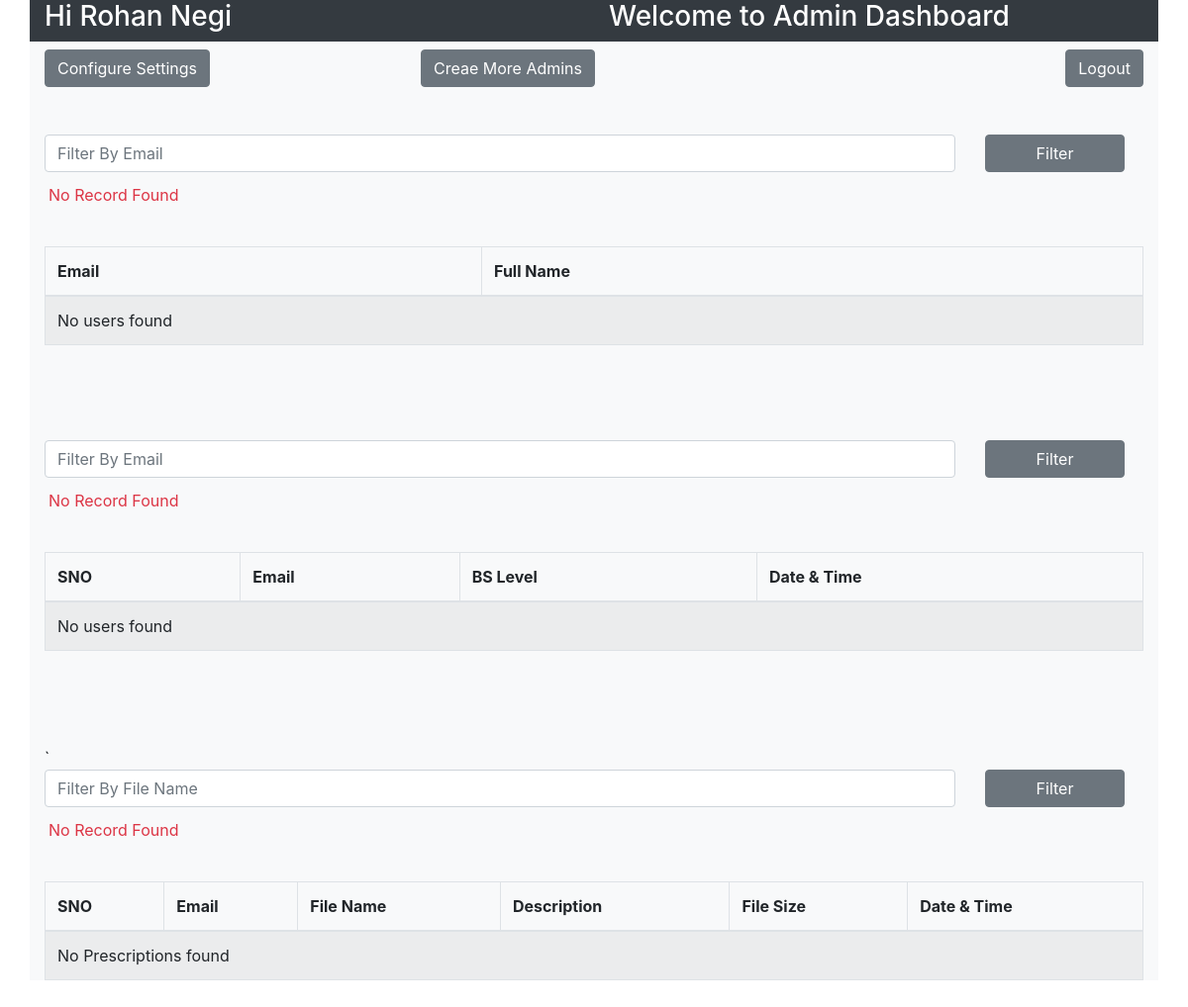
The page /admin.php (signed in) on the database as committed earlier.
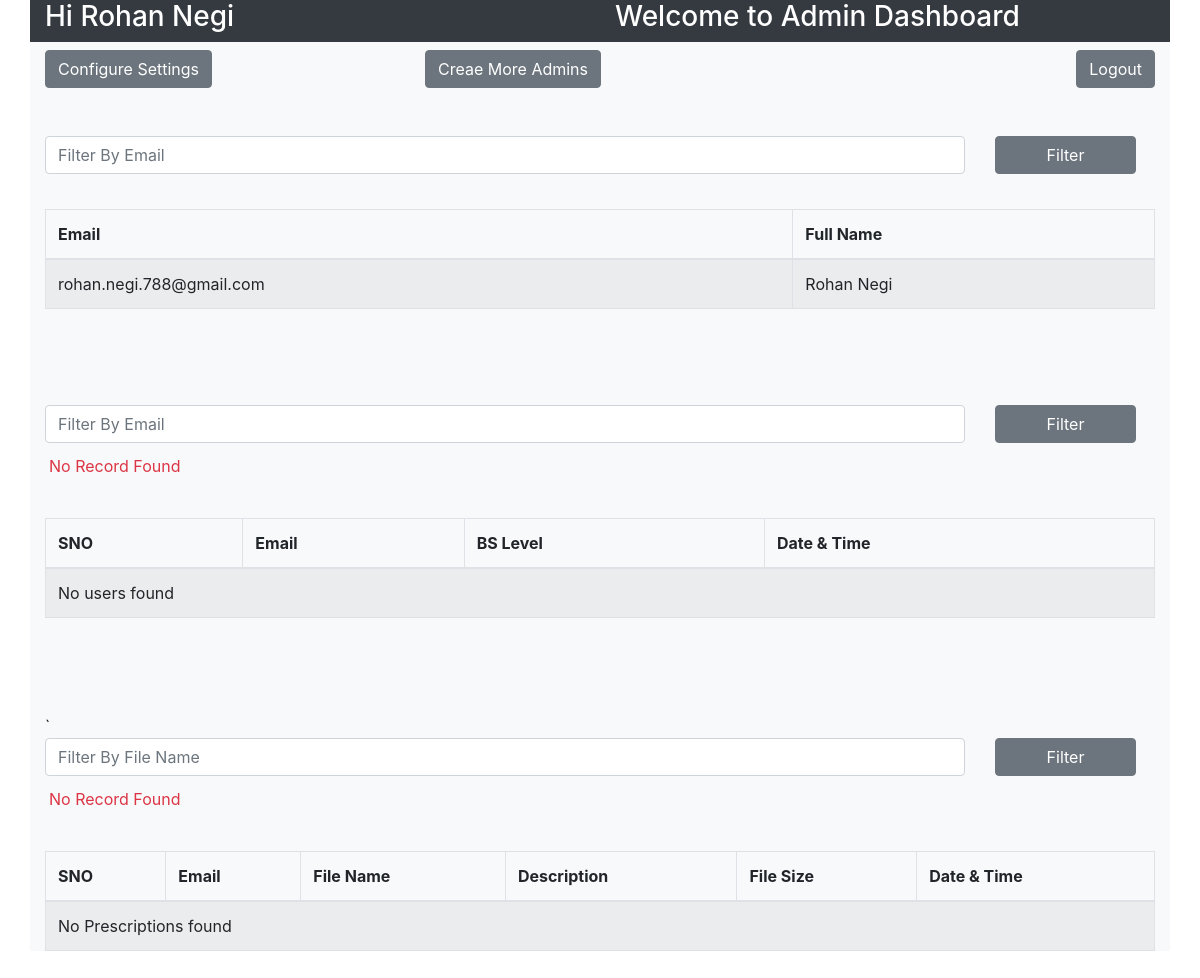
The same page on the database as committed later.
### tables this page shows
CREATE TABLE `users` (
  `id` int(100) NOT NULL,
  `email` varchar(255) DEFAULT NULL,
  `email_verified` tinyint(2) DEFAULT NULL,
  `full_name` varchar(255) DEFAULT NULL,
  `role` varchar(10) DEFAULT NULL,
  `token` varchar(255) DEFAULT NULL,
  `password` varchar(255) DEFAULT NULL,
  `created_at` timestamp NOT NULL DEFAULT current_timestamp() ON UPDATE current_timestamp()
);

### controller/adminController.php (called while the page is built, shortened)
<?php
    require('dbConfig.php');
    if(isset($_GET['filter_users'])){
        $search = $_GET['search'];
        if(!empty($search)){
            $search_sql = "select email,full_name from users where email like '%$search%' and role='user';";
            $users_result = mysqli_query($con,$search_sql);
        }
        else{
            $search_sql = "select email,full_name from users where role='user';";
            $users_result = mysqli_query($con,$search_sql);
        }
    }
    else{
        $search_sql = "select email,full_name from users where role='user';;";
        $users_result = mysqli_query($con,$search_sql);
    }
    if(isset($_GET['filter_bs'])){
        $search = $_GET['bs_search'];
        if(!empty($search)){
            $search_sql = "SELECT u.email,b.id,b.bs_level,b.created_at FROM `blood_sugar` as b JOIN users as u on b.user_id=u.id where u.email like '%$search%';";
            $bs_result = mysqli_query($con,$search_sql);
        }
        else{
            $search_sql = "SELECT u.email,b.id,b.bs_level,b.created_at FROM `blood_sugar` as b JOIN users as u on b.user_id=u.id ;";
            $bs_result = mysqli_query($con,$search_sql);
        }
    }
    else{
        $search_sql = "SELECT u.email,b.id,b.bs_level,b.created_at FROM `blood_sugar` as b JOIN users as u on b.user_id=u.id;";
        $bs_result = mysqli_query($con,$search_sql);
    }
    if(isset($_GET['filter_ps'])){
        $search = $_GET['ps_search'];
        if(!empty($search)){
            $search_sql = "SELECT u.email,p.id,p.file_name,p.description,p.file_size,p.created_at FROM `prescription` as p JOIN users as u on p.user_id=u.id where p.file_name like '%$search%';";
            $ps_result = mysqli_query($con,$search_sql);
        }
        else{
            $search_sql = "SELECT u.email,p.id,p.file_name,p.description,p.file_size,p.created_at FROM `prescription` as p JOIN users as u on p.user_id=u.id ;";
            $ps_result = mysqli_query($con,$search_sql);
        }
    }
    else{
        $search_sql = "SELECT u.email,p.id,p.file_name,p.description,p.file_size,p.created_at FROM `prescription` as p JOIN users as u on p.user_id=u.id;";
        $ps_result = mysqli_query($con,$search_sql);
    }

### admin.php (the view, shortened to what this page needs)
<?php
   include 'controller/adminController.php';
?>
<!DOCTYPE html>
<html lang="en">
<head>
    <link rel="stylesheet" href="/bms/assets/css/bootstrap.css">
</head>
<body>
<div class="container bg-light">
        <div class="row bg-dark text-white mb-2">
            <div class="col-md-6"><h3>Hi <?php echo $_SESSION['full_name']?></h3></div>
            <div class="col-md-6"><h3>Welcome to Admin Dashboard</h3></div>
        </div>
        <div class="row">
            <div class="col-md-4">
                <a href="admin-settings.php" class="btn btn-secondary">Configure Settings</a>
            </div>
            <div class="col-md-4">
                <a href="add-admin.php" class="btn btn-secondary">Creae More Admins</a>
            </div>
            <div class="col-md-4 text-right mb-5">
                <a href="logout.php" class="btn btn-secondary">Logout</a>
            </div>
        </div>
        <form action="" method="GET" class="mb-4">
            <div class="row">
                    <div class="col-md-10">
                        <input type="text" name="search" id="search" value="<?php echo isset($_GET['search'])?$_GET['search']:''?>"  class="form-control" placeholder="Filter By Email">
                    </div>
                    <div class="col-md-2">
                        <button type="submit" style="width:141px" name="filter_users" class="btn btn-secondary">Filter</button>
                    </div>
            </div>
            <div class="row" style="padding: 11px 0px 0px 19px;">
                <?php if(mysqli_num_rows($users_result) == 0){
                        echo "<p class='text-danger'>No Record Found</p>";
                }?>
            </div>
        </form>
        <table class="table table-bordered table-striped" style=" margin-bottom: 6rem;">
            <thead>
                <tr>
                    <th>Email</th>
                    <th>Full Name</th>
                </tr>
            </thead>
            <tbody>
                <?php if(mysqli_num_rows($users_result)>0){
                        while($row = mysqli_fetch_assoc($users_result)){?>
                        <tr>
                            <td><?php echo $row['email']?></td>
                            <td><?php echo $row['full_name']?></td>
                        </tr>
                <?php }} else{ ?>
                        <tr>
                            <td colspan="2">No users found</td>
                        </tr>
                <?php }?>
            </tbody>
        </table>
        <form action="" method="GET" class="mb-4">
            <div class="row">
                    <div class="col-md-10">
                        <input type="text" name="bs_search" id="search" value="<?php echo isset($_GET['bs_search'])?$_GET['bs_search']:''?>"  class="form-control" placeholder="Filter By Email">
                    </div>
                    <div class="col-md-2">
                        <button type="submit" style="width:141px" name="filter_bs" class="btn btn-secondary">Filter</button>
                    </div>
            </div>
            <div class="row" style="padding: 11px 0px 0px 19px;">
                <?php if(mysqli_num_rows($bs_result) == 0){
                        echo "<p class='text-danger'>No Record Found</p>";
                }?>
            </div>
        </form>
        <table class="table table-bordered table-striped" style=" margin-bottom: 6rem;">
            <thead>
                <tr>
                    <th>SNO</th>
                    <th>Email</th>
                    <th>BS Level</th>
                    <th>Date & Time</th>
                </tr>
            </thead>
            <tbody>
                <?php if(mysqli_num_rows($bs_result)>0){
                        while($row = mysqli_fetch_assoc($bs_result)){?>
                        <tr>
                            <td><?php echo $row['id']?></td>
                            <td><?php echo $row['email']?></td>
                            <td><?php echo $row['bs_level']?></td>
                            <td><?php echo $row['created_at']?></td>
                        </tr>
                <?php }} else{ ?>
                        <tr>
                            <td colspan="4">No users found</td>
                        </tr>
                <?php }?>
            </tbody>
        </table>
`       <form action="" method="GET" class="mb-4">
            <div class="row">
                    <div class="col-md-10">
                        <input type="text" name="ps_search" id="search" value="<?php echo isset($_GET['ps_search'])?$_GET['ps_search']:''?>"  class="form-control" placeholder="Filter By File Name">
                    </div>
                    <div class="col-md-2">
                        <button type="submit" style="width:141px" name="filter_ps" class="btn btn-secondary">Filter</button>
                    </div>
            </div>
            <div class="row" style="padding: 11px 0px 0px 19px;">
                <?php if(mysqli_num_rows($ps_result) == 0){
                        echo "<p class='text-danger'>No Record Found</p>";
                }?>
            </div>
        </form>
        <table class="table table-bordered table-striped" style=" margin-bottom: 6rem;">
            <thead>
                <tr>
                    <th>SNO</th>
                    <th>Email</th>
                    <th>File Name</th>
                    <th>Description</th>
                    <th>File Size</th>
                    <th>Date & Time</th>
                </tr>
            </thead>
            <tbody>
                <?php if(mysqli_num_rows($ps_result)>0){
                        while($row = mysqli_fetch_assoc($ps_result)){?>
                        <tr>
                            <td><?php echo $row['id']?></td>
                            <td><?php echo $row['email']?></td>
                            <td><?php echo $row['file_name']?></td>
                            <td><?php echo $row['description']?></td>
                            <td><?php echo $row['file_size']?></td>
                            <td><?php echo $row['created_at']?></td>
                        </tr>
                <?php }} else{ ?>
                        <tr>
                            <td colspan="6">No Prescriptions found</td>
                        </tr>
                <?php }?>
            </tbody>
        </table>
</div>
</body>
</html>

Rows that differ between the two databases and show on the page:
added users: email "rohan.negi.788@gmail.com", full_name "Rohan Negi"
Other text that changed with them:
text no longer shown: "No Record Found No users found"
